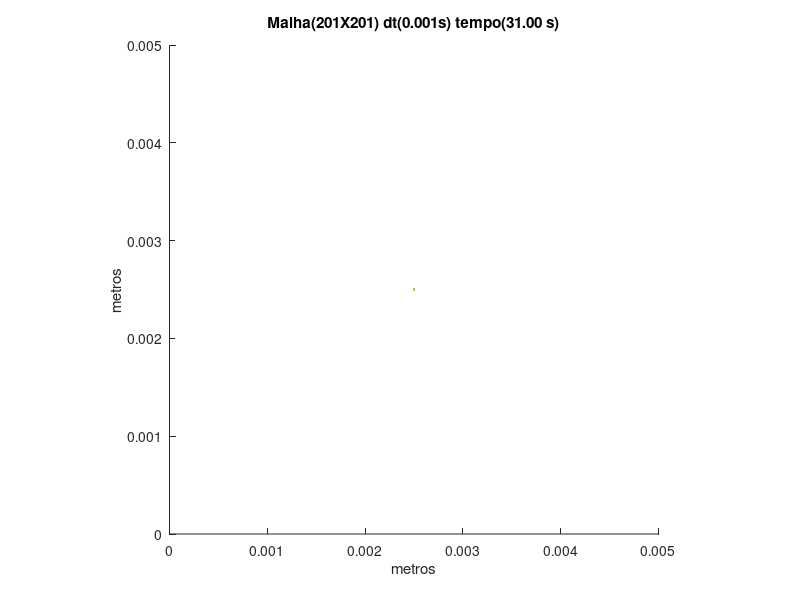

Source code (MATLAB):
set (gca,'PlotBoxAspectRatio',[1 1 1],'Xlim',[0,0.005],'Ylim',[0,0.005])
hold on
title('Malha(201X201) dt(0.001s) tempo(31.00 s)')
hold on
ylabel('metros')
hold on
xlabel('metros')
hold on

fill([0.00248756218905473 0.00248756218905473 0.00251243781094527 0.00251243781094527],[0.00248756218905473 0.00251243781094527 0.00251243781094527 0.00248756218905473],[0.8,0.7,0.4],'LineStyle','none')
